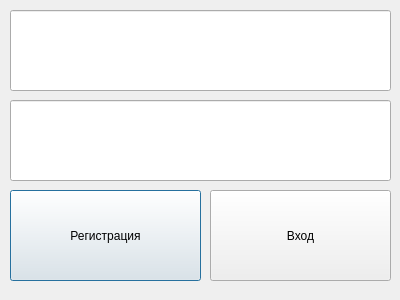
<?xml version="1.0" encoding="UTF-8"?>
<ui version="4.0">
 <class>Dialog</class>
 <widget class="QDialog" name="Dialog">
  <property name="geometry">
   <rect>
    <x>0</x>
    <y>0</y>
    <width>400</width>
    <height>300</height>
   </rect>
  </property>
  <property name="windowTitle">
   <string>Dialog</string>
  </property>
  <widget class="QLineEdit" name="login_label">
   <property name="geometry">
    <rect>
     <x>10</x>
     <y>10</y>
     <width>381</width>
     <height>81</height>
    </rect>
   </property>
   <property name="text">
    <string/>
   </property>
  </widget>
  <widget class="QLineEdit" name="pass_label">
   <property name="geometry">
    <rect>
     <x>10</x>
     <y>100</y>
     <width>381</width>
     <height>81</height>
    </rect>
   </property>
   <property name="text">
    <string/>
   </property>
  </widget>
  <widget class="QPushButton" name="reg_btn">
   <property name="geometry">
    <rect>
     <x>10</x>
     <y>190</y>
     <width>191</width>
     <height>91</height>
    </rect>
   </property>
   <property name="text">
    <string>Регистрация</string>
   </property>
  </widget>
  <widget class="QPushButton" name="join_btn">
   <property name="geometry">
    <rect>
     <x>210</x>
     <y>190</y>
     <width>181</width>
     <height>91</height>
    </rect>
   </property>
   <property name="text">
    <string>Вход</string>
   </property>
  </widget>
 </widget>
 <resources/>
 <connections/>
</ui>
